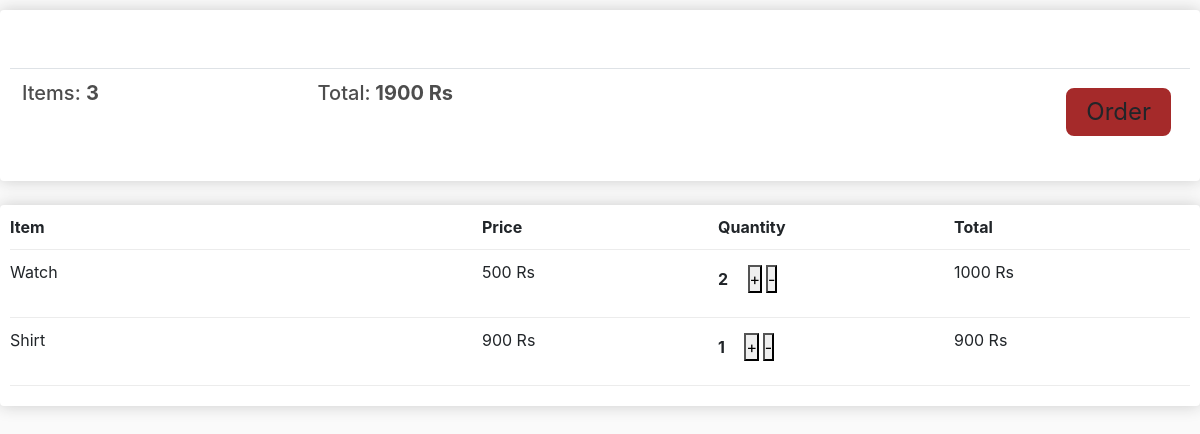
Page /userportal/cart (signed in) on the earlier database version.
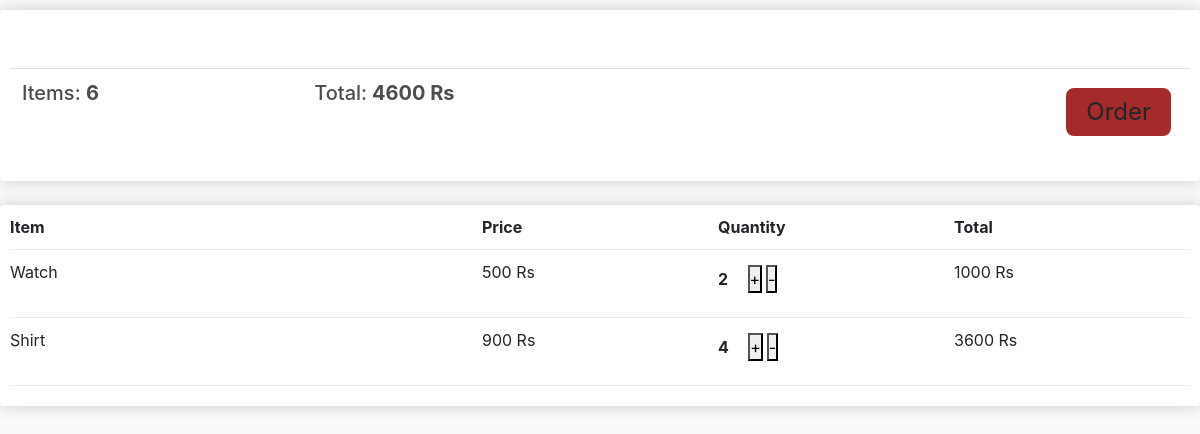
Same page on the later database version.
### userportal/models.py (models this page shows)
class Cart(models.Model):
    user = models.ForeignKey(User, on_delete = models.CASCADE)
    buy =  models.BooleanField()
    @property
    def get_cart_total(self):
        orderdish = self.orderproduct_set.all()
        sum=0
        for item in orderdish:
            sum = sum + item.get_total
        return sum
    @property
    def get_cart_items(self):
        orderdish = self.orderproduct_set.all()
        sum=0
        for item in orderdish:
            sum = sum + item.quantity
        return sum

class OrderProduct(models.Model):
    product = models.ForeignKey(Product, on_delete = models.CASCADE)
    quantity = models.IntegerField()
    cart = models.ForeignKey(Cart, on_delete = models.CASCADE)
    @property
    def get_total(self):
        total = self.product.price * self.quantity
        return total

class Product(models.Model):
    name = models.CharField(max_length = 250)
    price = models.IntegerField()

### userportal/views.py (the view)
# urls.py: path('cart', cart, name = "cart"),
def cart(request):
    if not request.user.is_authenticated:
        return HttpResponseRedirect(reverse("login"))
    userId = request.session['userId']
    user = User.objects.get(id = userId)
    if not Cart.objects.filter(user = user, buy = False):
        return render(request, 'cart.html', {"empty" : True})
    cart = Cart.objects.get(user = user, buy = False)
    orderProducts = OrderProduct.objects.filter(cart = cart)
    return render(request, 'cart.html', {"empty" : False, "products" : orderProducts, "cart" : cart})

### userportal/templates/cart.html (shortened to what this page needs)
{% extends 'base.html' %}
{% load static %}
{% block content %}
    {% if empty %}
    <h4 style = "margin-left: 450px; margin-top: 20px;" >Your cart is empty, Please select some items</h4>
    {% else %}
        <div class="row">
            <div class="col-lg-12">
                <div class="box-element">
                    <br>
                    <br>
                    <table class="table">
                        <tr>
                            <th><h5 >Items: <strong id = "totalItems">{{cart.get_cart_items}}</strong></h5></th>
                            <th><h5 >Total:<strong id = "totalBill"> {{cart.get_cart_total}} Rs</strong></h5></th>
                            <th>
                                <a  style="float:right; margin:5px;" class="btn btn-success" onclick="Order({{cart.id}})">Order</a>
                            </th>
                        </tr>
                    </table>
                </div>
                <br>
                <div class="box-element">
                    <div class="cart-row">
                        <div style="flex:2"><strong>Item</strong></div>
                        <div style="flex:1"><strong>Price</strong></div>
                        <div style="flex:1"><strong>Quantity</strong></div>
                        <div style="flex:1"><strong>Total</strong></div>
                    </div>
                    {% for item in products %}
                    <div class="cart-row">
                        <div style="flex:2"><p>{{ item.product.name }}</p></div>
                        <div style="flex:1"><p>{{ item.product.price }} Rs</p></div>
                        <div style="flex:1">
                            <p class="quantity" id = "item {{item.id}}">{{item.quantity}}</p>
                            <div class="quantity">
                                <div class="quantity">
                                    <div style = "padding: 5px;">
                                        <button onclick="add({{item.id}})">+</button>
                                        <button onclick="remove({{item.id}})">-</button>
                                    </div>
                                </div>
                            </div>
                        </div>
                        <div  style="flex:1"><p id = "totalItemBill {{item.id}}">{{ item.get_total }} Rs</p></div>
                    </div>
                    {% endfor %}
                </div>
            </div>
        </div>
    {% endif %}
{% endblock content %}

### userportal/templates/base.html (shortened to what this page needs)
<!DOCTYPE html>
<html>
<head>
	<link rel="stylesheet" href="https://stackpath.bootstrapcdn.com/bootstrap/4.1.3/css/bootstrap.min.css">
	<link rel="stylesheet" href="https://use.fontawesome.com/releases/v5.6.1/css/all.css">
	<link rel="stylesheet" href="https://stackpath.bootstrapcdn.com/bootstrap/4.1.3/css/bootstrap.min.css">
	<link rel="stylesheet" href="https://stackpath.bootstrapcdn.com/bootstrap/4.4.1/css/bootstrap.min.css">
</head>
<body>
	{% block content %}
	{% endblock content %}
</body>
</html>

### userportal/templates/base.html (style rules this page uses)
body { background-color: hsl(0, 0%, 98%); }
h1,h2,h3,h4,h5,h6 { color:hsl(0, 0%, 30%); }
.box-element { box-shadow:hsl(0, 0%, 80%) 0 0 16px; background-color: #fff; border-radius: 4px; padding: 10px; }
.col-lg-4, .col-lg-6, .col-lg-8, .col-lg-12 { margin-top: 10px; }
.btn { border-radius: 0; }
.cart-row { display: flex; align-items: flex-stretch; padding-bottom: 10px; margin-bottom: 10px; border-bottom: 1px solid #ececec; }
.quantity { display: inline-block; font-weight: 700; padding-right:10px; }
* { margin: 0; padding: 0; }
html { scroll-behavior: smooth; }
:root { --navbar-height: 59px; }
.btn { padding: 6px 20px; border: 2px solid white; background-color: brown; color: white; margin: 17px; font-size: 1.5rem; border-radius: 10px; cursor:pointer; }

Differences in the rows shown:
changed through a linked row, Cart: get_cart_items "3" → "6"; get_cart_total "1900" → "4600"
changed OrderProduct "Shirt": quantity "1" → "4"; get_total "900" → "3600"
